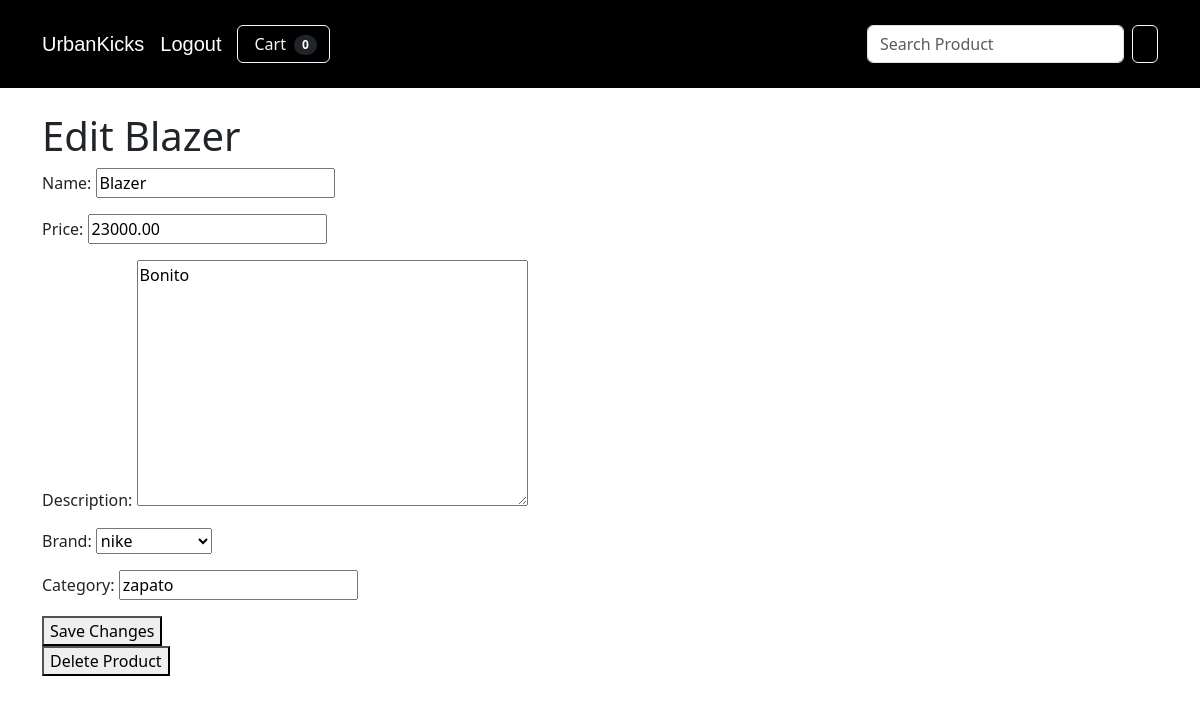
The app's page /product/1/edit/ (signed in) with its own data.
### product/models.py (models this page shows, shortened)
class Product(models.Model):
    product_id = models.AutoField(primary_key=True)
    name = models.CharField(max_length=100)
    price = models.DecimalField(max_digits=10, decimal_places=2)
    description = models.TextField()
    brand = models.ForeignKey(Brand, on_delete=models.CASCADE, related_name='products')
    category = models.CharField(max_length=50)
    created_at = models.DateTimeField(auto_now_add=True)

class Brand(models.Model):
    name = models.CharField(max_length=100)
    def __str__(self):
        return self.name

### product/views.py (the view, shortened to what this page needs)
# urls.py: path('product/<int:product_id>/edit/', ProductUpdateView.as_view(), name='product_edit'),
class ProductUpdateView(View):
    @method_decorator(adm_access_only("No estas autorizado para acceder a la pagina de admin, logeate como admin"), name="get")
    def get(self, request, product_id):
        product = get_object_or_404(Product, pk=product_id)
        form = ProductForm(instance=product)
        return render(request, 'edit_product.html', {'form': form, 'product': product})

### product/forms.py
class ProductForm(forms.ModelForm):
    class Meta:
        model = Product
        fields = ['name', 'price', 'description', 'brand', 'category']

### cart/cart.py (called while the page is built)
    def __len__(self):
        return len(self.cart)

### cart/context_processors.py (called while the page is built)
def cart(request):
    return {'cart': Cart(request)}

### product/templates/edit_product.html (shortened to what this page needs)
{% extends 'base.html' %}
{% block content %}
<body>
    <h1>Edit {{ product.name }}</h1>
    <form method="post">
        {{ form.as_p }}
        <button type="submit">Save Changes</button>
    </form>
    <form action="{% url 'product_delete' product_id=product.product_id %}" method="post">
        <button type="submit" onclick="return confirm('Are you sure you want to delete this product?')">Delete Product</button>
    </form>
</body>
{% endblock %}

### records on screen
Product: name "Blazer", price "23000.00", description "Bonito", brand "nike", category "zapato"

### other values on screen
{{ cart|length }} "0"
